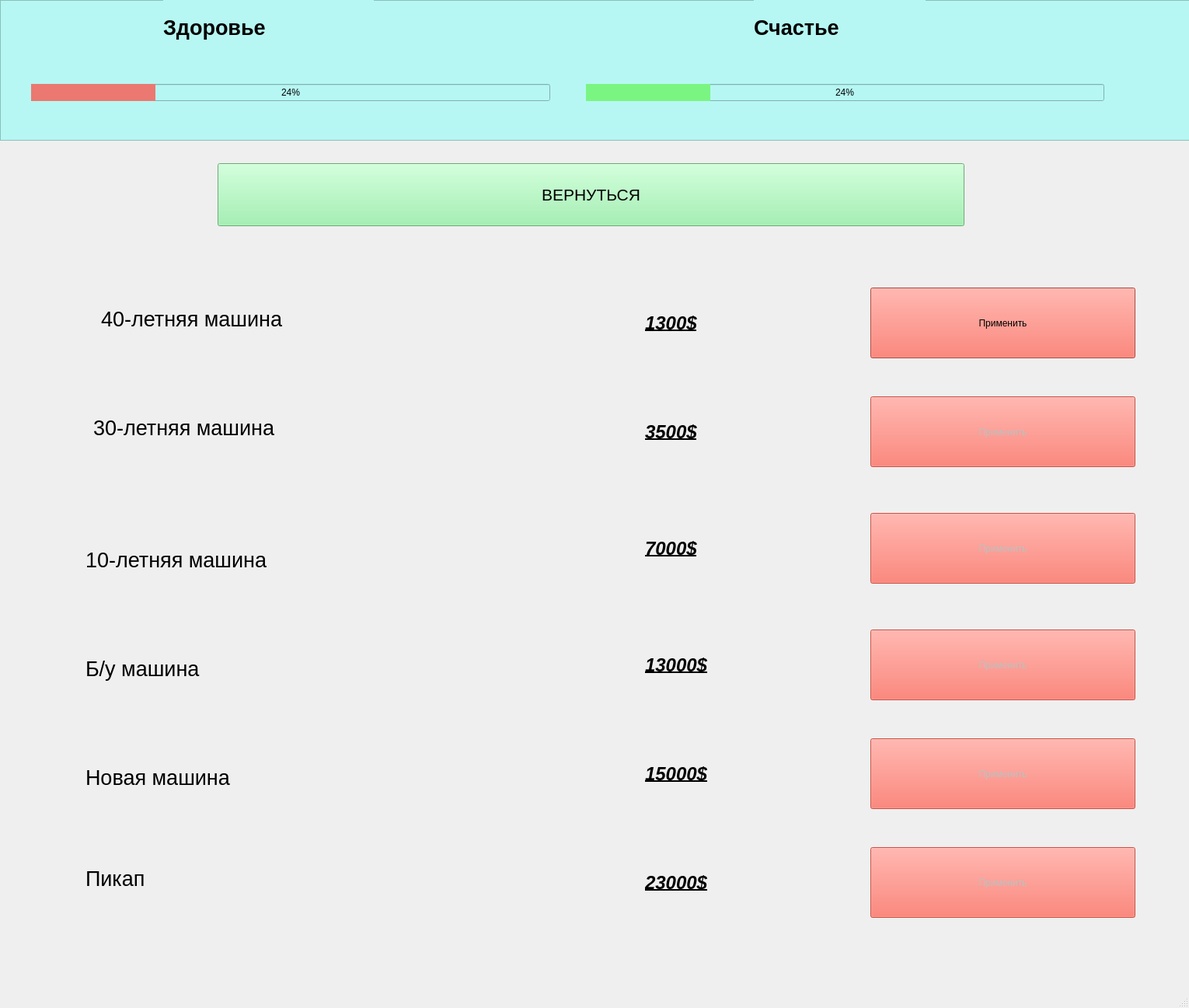
<?xml version="1.0" encoding="UTF-8"?>
<ui version="4.0">
 <class>Transport</class>
 <widget class="QMainWindow" name="Transport">
  <property name="geometry">
   <rect>
    <x>0</x>
    <y>0</y>
    <width>1530</width>
    <height>1297</height>
   </rect>
  </property>
  <property name="windowTitle">
   <string>MainWindow</string>
  </property>
  <widget class="QWidget" name="centralwidget">
   <widget class="QLabel" name="label_5">
    <property name="geometry">
     <rect>
      <x>110</x>
      <y>960</y>
      <width>411</width>
      <height>81</height>
     </rect>
    </property>
    <property name="font">
     <font>
      <pointsize>20</pointsize>
      <underline>false</underline>
     </font>
    </property>
    <property name="text">
     <string>Новая машина</string>
    </property>
   </widget>
   <widget class="QPushButton" name="pushButton_2">
    <property name="enabled">
     <bool>false</bool>
    </property>
    <property name="geometry">
     <rect>
      <x>1120</x>
      <y>510</y>
      <width>341</width>
      <height>91</height>
     </rect>
    </property>
    <property name="styleSheet">
     <string notr="true">background-color: rgb(246, 97, 81)</string>
    </property>
    <property name="text">
     <string>Применить</string>
    </property>
   </widget>
   <widget class="QLabel" name="label_12">
    <property name="geometry">
     <rect>
      <x>830</x>
      <y>520</y>
      <width>291</width>
      <height>71</height>
     </rect>
    </property>
    <property name="font">
     <font>
      <pointsize>18</pointsize>
      <weight>75</weight>
      <italic>true</italic>
      <bold>true</bold>
      <underline>true</underline>
     </font>
    </property>
    <property name="text">
     <string>3500$</string>
    </property>
   </widget>
   <widget class="QLabel" name="label_6">
    <property name="geometry">
     <rect>
      <x>110</x>
      <y>1090</y>
      <width>481</width>
      <height>81</height>
     </rect>
    </property>
    <property name="font">
     <font>
      <pointsize>20</pointsize>
      <underline>false</underline>
     </font>
    </property>
    <property name="text">
     <string>Пикап</string>
    </property>
   </widget>
   <widget class="QLabel" name="label_8">
    <property name="geometry">
     <rect>
      <x>830</x>
      <y>820</y>
      <width>291</width>
      <height>71</height>
     </rect>
    </property>
    <property name="font">
     <font>
      <pointsize>18</pointsize>
      <weight>75</weight>
      <italic>true</italic>
      <bold>true</bold>
      <underline>true</underline>
     </font>
    </property>
    <property name="text">
     <string>13000$</string>
    </property>
   </widget>
   <widget class="QLabel" name="label">
    <property name="geometry">
     <rect>
      <x>130</x>
      <y>370</y>
      <width>571</width>
      <height>81</height>
     </rect>
    </property>
    <property name="font">
     <font>
      <pointsize>20</pointsize>
      <weight>50</weight>
      <bold>false</bold>
      <underline>false</underline>
     </font>
    </property>
    <property name="text">
     <string>40-летняя машина</string>
    </property>
   </widget>
   <widget class="QPushButton" name="pushButton_4">
    <property name="enabled">
     <bool>false</bool>
    </property>
    <property name="geometry">
     <rect>
      <x>1120</x>
      <y>810</y>
      <width>341</width>
      <height>91</height>
     </rect>
    </property>
    <property name="styleSheet">
     <string notr="true">background-color: rgb(246, 97, 81)</string>
    </property>
    <property name="text">
     <string>Применить</string>
    </property>
   </widget>
   <widget class="QPushButton" name="pushButton_3">
    <property name="enabled">
     <bool>false</bool>
    </property>
    <property name="geometry">
     <rect>
      <x>1120</x>
      <y>660</y>
      <width>341</width>
      <height>91</height>
     </rect>
    </property>
    <property name="styleSheet">
     <string notr="true">background-color: rgb(246, 97, 81)</string>
    </property>
    <property name="text">
     <string>Применить</string>
    </property>
   </widget>
   <widget class="QLabel" name="label_3">
    <property name="geometry">
     <rect>
      <x>110</x>
      <y>680</y>
      <width>491</width>
      <height>81</height>
     </rect>
    </property>
    <property name="font">
     <font>
      <pointsize>20</pointsize>
      <underline>false</underline>
     </font>
    </property>
    <property name="text">
     <string>10-летняя машина</string>
    </property>
   </widget>
   <widget class="QLabel" name="label_11">
    <property name="geometry">
     <rect>
      <x>830</x>
      <y>670</y>
      <width>291</width>
      <height>71</height>
     </rect>
    </property>
    <property name="font">
     <font>
      <pointsize>18</pointsize>
      <weight>75</weight>
      <italic>true</italic>
      <bold>true</bold>
      <underline>true</underline>
     </font>
    </property>
    <property name="text">
     <string>7000$</string>
    </property>
   </widget>
   <widget class="QLabel" name="label_10">
    <property name="geometry">
     <rect>
      <x>830</x>
      <y>960</y>
      <width>291</width>
      <height>71</height>
     </rect>
    </property>
    <property name="font">
     <font>
      <pointsize>18</pointsize>
      <weight>75</weight>
      <italic>true</italic>
      <bold>true</bold>
      <underline>true</underline>
     </font>
    </property>
    <property name="text">
     <string>15000$</string>
    </property>
   </widget>
   <widget class="QPushButton" name="pushButton_6">
    <property name="enabled">
     <bool>false</bool>
    </property>
    <property name="geometry">
     <rect>
      <x>1120</x>
      <y>1090</y>
      <width>341</width>
      <height>91</height>
     </rect>
    </property>
    <property name="styleSheet">
     <string notr="true">background-color: rgb(246, 97, 81)</string>
    </property>
    <property name="text">
     <string>Применить</string>
    </property>
   </widget>
   <widget class="QPushButton" name="pushButton_5">
    <property name="enabled">
     <bool>false</bool>
    </property>
    <property name="geometry">
     <rect>
      <x>1120</x>
      <y>950</y>
      <width>341</width>
      <height>91</height>
     </rect>
    </property>
    <property name="styleSheet">
     <string notr="true">background-color: rgb(246, 97, 81)</string>
    </property>
    <property name="text">
     <string>Применить</string>
    </property>
   </widget>
   <widget class="QLabel" name="label_9">
    <property name="geometry">
     <rect>
      <x>830</x>
      <y>1100</y>
      <width>291</width>
      <height>71</height>
     </rect>
    </property>
    <property name="font">
     <font>
      <pointsize>18</pointsize>
      <weight>75</weight>
      <italic>true</italic>
      <bold>true</bold>
      <underline>true</underline>
     </font>
    </property>
    <property name="text">
     <string>23000$</string>
    </property>
   </widget>
   <widget class="QLabel" name="label_2">
    <property name="geometry">
     <rect>
      <x>120</x>
      <y>510</y>
      <width>501</width>
      <height>81</height>
     </rect>
    </property>
    <property name="font">
     <font>
      <pointsize>20</pointsize>
      <underline>false</underline>
     </font>
    </property>
    <property name="text">
     <string>30-летняя машина</string>
    </property>
   </widget>
   <widget class="QLabel" name="label_7">
    <property name="geometry">
     <rect>
      <x>830</x>
      <y>380</y>
      <width>291</width>
      <height>71</height>
     </rect>
    </property>
    <property name="font">
     <font>
      <pointsize>18</pointsize>
      <weight>75</weight>
      <italic>true</italic>
      <bold>true</bold>
      <underline>true</underline>
     </font>
    </property>
    <property name="text">
     <string>1300$</string>
    </property>
   </widget>
   <widget class="QPushButton" name="pushButton">
    <property name="geometry">
     <rect>
      <x>1120</x>
      <y>370</y>
      <width>341</width>
      <height>91</height>
     </rect>
    </property>
    <property name="styleSheet">
     <string notr="true">background-color: rgb(246, 97, 81)</string>
    </property>
    <property name="text">
     <string>Применить</string>
    </property>
   </widget>
   <widget class="QLabel" name="label_4">
    <property name="geometry">
     <rect>
      <x>110</x>
      <y>820</y>
      <width>541</width>
      <height>81</height>
     </rect>
    </property>
    <property name="font">
     <font>
      <pointsize>20</pointsize>
      <underline>false</underline>
     </font>
    </property>
    <property name="text">
     <string>Б/у машина</string>
    </property>
   </widget>
   <widget class="QPushButton" name="pushButton_8">
    <property name="geometry">
     <rect>
      <x>280</x>
      <y>210</y>
      <width>961</width>
      <height>81</height>
     </rect>
    </property>
    <property name="font">
     <font>
      <pointsize>16</pointsize>
     </font>
    </property>
    <property name="styleSheet">
     <string notr="true">background-color:rgb(143, 240, 164)</string>
    </property>
    <property name="text">
     <string>ВЕРНУТЬСЯ</string>
    </property>
   </widget>
   <widget class="QFrame" name="frame">
    <property name="geometry">
     <rect>
      <x>0</x>
      <y>0</y>
      <width>5000</width>
      <height>181</height>
     </rect>
    </property>
    <property name="styleSheet">
     <string notr="true">background-color: rgb(182, 247, 243)</string>
    </property>
    <property name="frameShape">
     <enum>QFrame::StyledPanel</enum>
    </property>
    <property name="frameShadow">
     <enum>QFrame::Raised</enum>
    </property>
    <widget class="QLabel" name="label_14">
     <property name="geometry">
      <rect>
       <x>210</x>
       <y>0</y>
       <width>271</width>
       <height>71</height>
      </rect>
     </property>
     <property name="font">
      <font>
       <pointsize>20</pointsize>
       <weight>75</weight>
       <bold>true</bold>
      </font>
     </property>
     <property name="styleSheet">
      <string notr="true">text-align: center;</string>
     </property>
     <property name="text">
      <string>Здоровье</string>
     </property>
    </widget>
    <widget class="QWidget" name="horizontalLayoutWidget">
     <property name="geometry">
      <rect>
       <x>40</x>
       <y>79</y>
       <width>1381</width>
       <height>81</height>
      </rect>
     </property>
     <layout class="QHBoxLayout" name="horizontalLayout">
      <item>
       <widget class="QProgressBar" name="healthBar">
        <property name="contextMenuPolicy">
         <enum>Qt::CustomContextMenu</enum>
        </property>
        <property name="styleSheet">
         <string notr="true">QProgressBar::chunk {background-color: rgb(235, 121, 113); }
QProgressBar{text-align: center;}</string>
        </property>
        <property name="value">
         <number>24</number>
        </property>
       </widget>
      </item>
      <item>
       <spacer name="horizontalSpacer">
        <property name="orientation">
         <enum>Qt::Horizontal</enum>
        </property>
        <property name="sizeType">
         <enum>QSizePolicy::Minimum</enum>
        </property>
        <property name="sizeHint" stdset="0">
         <size>
          <width>40</width>
          <height>20</height>
         </size>
        </property>
       </spacer>
      </item>
      <item>
       <widget class="QProgressBar" name="happinessBar">
        <property name="styleSheet">
         <string notr="true">QProgressBar::chunk {background-color: rgb(122, 245, 129); }
QProgressBar{text-align: center;}</string>
        </property>
        <property name="value">
         <number>24</number>
        </property>
       </widget>
      </item>
     </layout>
    </widget>
    <widget class="QLabel" name="label_13">
     <property name="geometry">
      <rect>
       <x>970</x>
       <y>0</y>
       <width>221</width>
       <height>71</height>
      </rect>
     </property>
     <property name="font">
      <font>
       <pointsize>20</pointsize>
       <weight>75</weight>
       <bold>true</bold>
      </font>
     </property>
     <property name="styleSheet">
      <string notr="true">text-align: center;</string>
     </property>
     <property name="text">
      <string>Счастье</string>
     </property>
    </widget>
   </widget>
  </widget>
  <widget class="QMenuBar" name="menubar">
   <property name="geometry">
    <rect>
     <x>0</x>
     <y>0</y>
     <width>1530</width>
     <height>39</height>
    </rect>
   </property>
  </widget>
  <widget class="QStatusBar" name="statusbar"/>
 </widget>
 <resources/>
 <connections/>
</ui>
